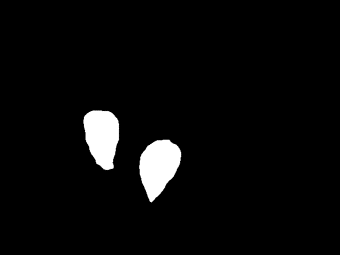
#> input picture mask.png, 340 x 255 px
$ jupyter execute leaf_corner.ipynb   (shell and % lines are left out)
#> lines starting #> are read from the running program, lines starting #| are printed output that depends on the picture; after the words box and inside, x2 and y2 are one past the last pixel; in counts of white or black regions, pixels touching at a corner belong together
[cell 1]
import cv2
import numpy as np
import matplotlib.pyplot as plt
import copy

[cell 2]
mask  = cv2.imread('mask.png').astype(np.uint8)
#> mask is the input picture: shape (255, 340, 3); min 0, max 255, mean 9.8
mask = cv2.resize(mask, (640,480), interpolation = cv2.INTER_LINEAR )
#> mask: shape (480, 640, 3)
mask1 = mask[:,:,0]
mask_org  = copy.deepcopy(mask)
contours, hierarchy = cv2.findContours(mask1, cv2.RETR_TREE, cv2.CHAIN_APPROX_SIMPLE)
#> contours = 2 contours; box (x1, y1, x2, y2) and area: (261, 261, 344, 383) 6635, (155, 206, 227, 323) 6165
plt.imshow(mask)
# cv2.waitKey(0)
# cv2.destroyAllWindows()

[cell 3]
len(contours)
#> Out = 2

[cell 4]
def find_furthest_points(cnt):
    furthest_points = None
    points_position  = None
    max_dist_prev = 0
    for i, points in enumerate(cnt):
        max_dist = np.max(np.linalg.norm(cnt-points,axis=1))
        if max_dist>max_dist_prev:
            max_index = [i, np.argmax(np.linalg.norm(cnt-points,axis=1))]
        max_dist_prev = max_dist
    print(max_index)
    return max_index
def find_midpoint(point1, point2):
    return np.array([(point1[0] + point2[0]) / 2, (point1[1] + point2[1]) /2])

def find_y_intercept(mid_point, slope):
    return mid_point[1] - slope * mid_point[0]


def calculate_slope(point1, point2):
    slope = (point2[1] - point1[1]) / (point2[0] - point1[0]) if point2[0] != point1[0] else float('inf')
    return -1/slope

def distance_to_line(x0, y0, a, b):
    return abs(a * x0 - y0 + b) / np.sqrt(a**2 + 1)


def find_leaf_corner(contour):
    point1,point2 = contour[find_furthest_points(contour)]
    midpoint = find_midpoint(point1, point2)
    slope = calculate_slope(point1,point2)
    intercept = find_y_intercept(midpoint.astype(int),slope)
    dist_list = np.zeros(contour.shape[0])
    for index,p in enumerate(contour):
        dist_list[index] = distance_to_line(p[0],p[1],slope, intercept)
    result = dist_list
    smallest_index = np.argpartition(abs(result), 20)[:20]
    point3 = contour[smallest_index[0]]
    point4_index = np.argmin(np.linalg.norm((contour[smallest_index]+point3-2*midpoint),axis=1))
    point4 = contour[smallest_index[point4_index]]
    return (point1, point2, point3, point4, midpoint)
def draw_leaf_corner(corners, mask):
    for point in corners:
        cv2.circle(mask, point.astype(int), 5, (255, 0, 255), -1)  # Red point
    return

[cell 5]
mask = copy.deepcopy(mask_org)
# point1,point2 = contour[find_furthest_points(contour)]

for cnt in contours:
    cnt = cnt.reshape(-1,2)
    corners = find_leaf_corner(cnt)
    draw_leaf_corner(corners, mask)
#> this loop made 2 passes
#> (point1 in find_leaf_corner, point2 in find_leaf_corner, midpoint in find_leaf_corner, intercept in find_leaf_corner, point3 in find_leaf_corner, point4_index in find_leaf_corner) on passes 1 to 2: ([320, 261], [283, 382], [301.5, 321.5], 229, [327, 333], 14), ([194, 206], [203, 322], [198.5, 264], 279.4, [159, 265], 7)
#| [175, 67]
#| [154, 79]

plt.imshow(mask)
# cv2.waitKey(0)
# cv2.destroyAllWindows()
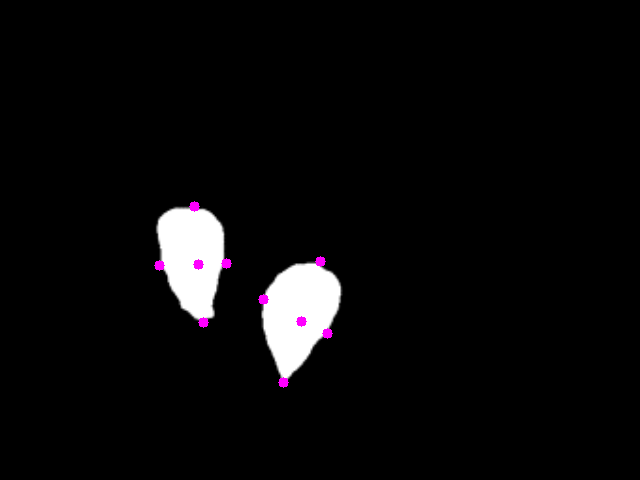
#> shown: shape (480, 640, 3); mean R, G, B 10.2, 9.5, 10.2
